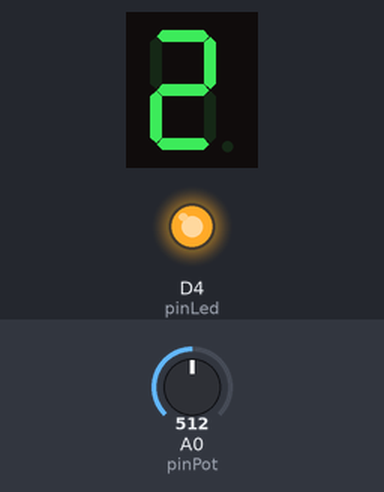
Recording of a sketch running on a simulated ESP8266 (NodeMCU). On the bench: 1-digit seven-segment display, output pins drawn as LEDs (lit = HIGH). Wiring (inferred from the names in the program): 1-digit 7-segment display, segments lit when HIGH: segments D1, D2, D0, D5, D6, D7, D8. The test bench sets the inputs (shaded band); at power-on: A0 (pinPot) = 512. The segment pins are drawn as the display they are named for; pins used as bus, display or sensor lines are not drawn.

Above: at 1.2 s.
At 2.2 s:
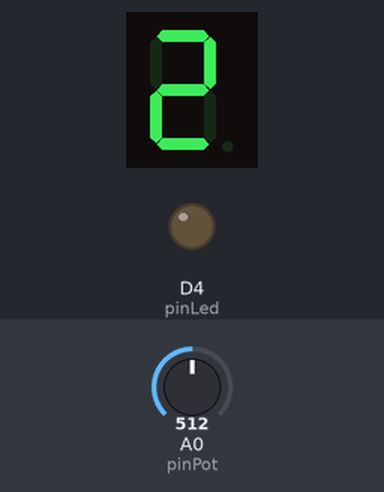
Timing chart, 0 to 3.7 s (numbered marks = the images above):
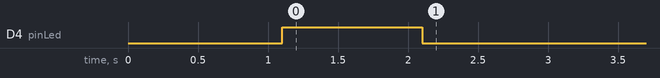

The sketch:

controller2.ino
```cpp
#include <Comandi.h>
#include <ESP8266WiFi.h>
#include <espnow.h>

// MAC ADDRESS - Giocatore 1
uint8_t macAddrP1[] = {0xE8, 0xDB, 0x84, 0x9B, 0xE1, 0x57};

// PIN
const uint8_t pinDisplay[] = {D1, D2, D0, D5, D6, D7, D8}; // A, B, C, D, E, F, G
const uint8_t pinPot = A0; // Potenziometro
const uint8_t pinLed = D4; // Led Giocatore 2

int8_t ultimaPosizioneY = -1; // Variabile per la gestione dell'ultima posizione registrata

// Gestione led e punteggio
bool isScore = false; // flag per la ricezione di un punteggio
uint8_t score = 0; // punteggio memorizzato

// Display a 7 segmenti
const byte numeri[11][7] = {
  {1, 1, 1, 1, 1, 1, 0}, // 0
  {0, 1, 1, 0, 0, 0, 0}, // 1
  {1, 1, 0, 1, 1, 0, 1}, // 2
  {1, 1, 1, 1, 0, 0, 1}, // 3
  {0, 1, 1, 0, 0, 1, 1}, // 4
  {1, 0, 1, 1, 0, 1, 1}, // 5
  {1, 0, 1, 1, 1, 1, 1}, // 6
  {1, 1, 1, 0, 0, 0, 0}, // 7
  {1, 1, 1, 1, 1, 1, 1}, // 8
  {1, 1, 1, 1, 0, 1, 1},  // 9
  {0, 0, 0, 0, 0, 0, 0} // 10 - NULL
};

typedef struct dati { // 1 = Racchetta, 2 = Punteggio/Reset
  uint8_t tipo;
  uint8_t valore;
} dati;

dati datiInviati; // Dati da inviare
dati datiRicevuti; // Dati da ricevere


// Ricezione dati wireless da Giocatore 1
void OnDataRecv(uint8_t * mac, uint8_t *incomingData, uint8_t len) {
  memcpy(&datiRicevuti, incomingData, sizeof(datiRicevuti)); // Copia dei dati ricevuti
  if (datiRicevuti.tipo == 2) { // Punteggio/Reset
    if (datiRicevuti.valore == score + 1 && datiRicevuti.valore <= 10) { // Se e' un punteggio valido (uguale al punto successivo previsto)
        score = datiRicevuti.valore; // Salvataggio punteggio
        isScore = true; // flag per l'accendimento del led
    } else if (datiRicevuti.valore == 11) { // POWER OFF
        aggiornaDisplay(datiRicevuti.valore - 1);
      }
      else { // RESET
        score = 0;
        aggiornaDisplay(datiRicevuti.valore);
      }
  }
}

// Lampeggio led per un secondo (punto)
void blinkLed() {
  digitalWrite(pinLed, HIGH); // Accensione led
  delay(1000);
  digitalWrite(pinLed, LOW); // Spegnimento led
  return;
}

// Lampeggio led multiplo in caso di vittoria
void blinkVictory() {
  for (uint8_t i = 0; i < 4; i++) {
    digitalWrite(pinLed, HIGH); // Accensione led
    delay(300);
    digitalWrite(pinLed, LOW); // Spegnimento led
    delay(300);
  }
}

// Aggiornamento display con numero corrispondente
void aggiornaDisplay(uint8_t numero) {
  for (uint8_t i = 0; i < 7; i++) {
    digitalWrite(pinDisplay[i], numeri[numero][i]); // Impostazione accensione/spegnimento dei segmenti del display
  }
}

void setup() {

  for (uint8_t i = 0; i < 7; i++) { // PinMode del display a 7 segmenti
    pinMode(pinDisplay[i], OUTPUT);
  }
  aggiornaDisplay(2); // 2 sul display all'accensione

  Serial.begin(9600); // Velocita' di comunicazione
  delay(1000);

  // ACCENSIONE WI-FI
  WiFi.persistent(false);
  WiFi.mode(WIFI_STA); // Modalità Wi-Fi
  WiFi.disconnect();
  delay(100);

  if (esp_now_init() != 0) {
    return; // Errore di inizializzazione ESP-NOW
  }

  esp_now_set_self_role(ESP_NOW_ROLE_COMBO);
  esp_now_register_recv_cb(OnDataRecv); // Registra ascolto
  esp_now_add_peer(macAddrP1, ESP_NOW_ROLE_COMBO, 1, NULL, 0); // Connessione al Giocatore 1

  // Avviso di fine setup (blink del led)
  pinMode(pinLed, OUTPUT);
  blinkLed();
}

void loop() {
  // GESTIONE LED E DISPLAY
  if (isScore == true) {
    blinkLed();
    aggiornaDisplay(score); // Aggiornamento punteggio
    isScore = false;

    if (score == 10) {
      delay(800);
      blinkVictory();
    }
  }

  // LETTURA E INVIO VALORE POTENZIOMETRO
  int potValue = analogRead(pinPot); // Lettura valore potenziometro
  int8_t paddleY = map(potValue, 0, 1023, MIN_PADDLE_P2, MAX_PADDLE_P2); // Mapping sui pixel dello schermo

  if (paddleY != ultimaPosizioneY) { // Se il valore letto è diverso dall'ultima posizione registrata...
    datiInviati.tipo = 1; // Racchetta
    datiInviati.valore = paddleY; // Nuova Posizione
    esp_now_send(macAddrP1, (uint8_t *) &datiInviati, sizeof(datiInviati)); // Invio comando al Controller 1
    ultimaPosizioneY = paddleY; // Aggiornamento ultima posizione
  }

  delay(15); // Pausa
}
```
